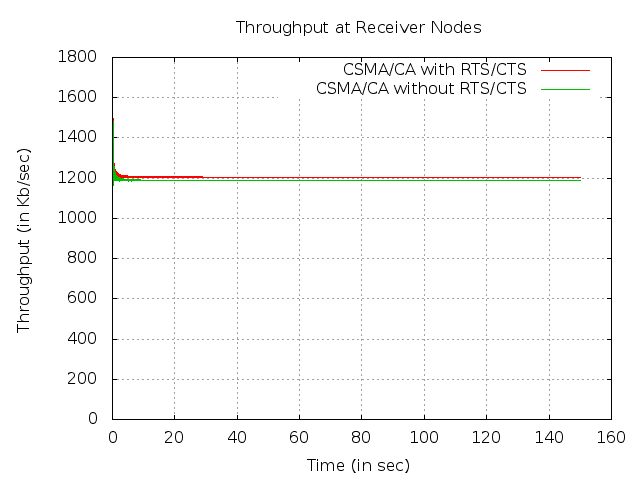

The script that saved this image:
set terminal png    
set output  "csma_throughput.png"
set grid
set title "Throughput at Receiver Nodes"
set xlabel "Time (in sec)"
set ylabel "Throughput (in Kb/sec)"
plot  "csmaRTS.dat" using 1:2 title "CSMA/CA with RTS/CTS"with lines ,\
	"csma.dat" using 1:2  title "CSMA/CA without RTS/CTS" with lines



